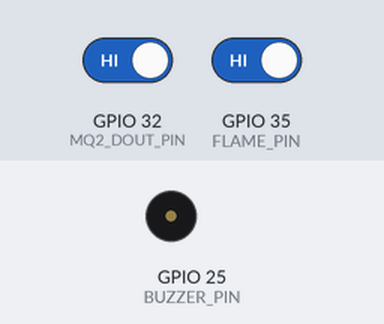
Bench run of a sketch on a simulated ESP32. Parts: buzzer (waves = sounding). Inputs (shaded band) come from the test bench; at power-on: GPIO 32 (MQ2_DOUT_PIN) HIGH, GPIO 35 (FLAME_PIN) HIGH. WiFi joins after 1.5 s; servers stay silent unless stated; what the sketch prints to the serial monitor is not drawn.

Above: at 3.0 s.
3.1 s: GPIO 32 (MQ2_DOUT_PIN) driven LOW
At 5.2 s:
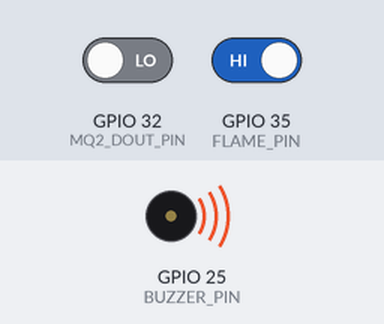
6.3 s: GPIO 35 (FLAME_PIN) driven LOW
12.3 s: GPIO 32 (MQ2_DOUT_PIN) driven HIGH
Timing chart, 0 to 15.3 s (numbered marks = the images above; inputs shaded):
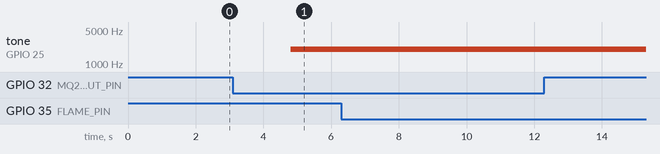

Measured:
- after the input at 3.1 s, tone on GPIO 25 (BUZZER_PIN): silent → 2000 Hz after 1.7 s
- after the input at 6.3 s, every drawn part: stays the same
- after the input at 12.3 s, every drawn part: stays the same

The sketch:

source.ino
```cpp
#define BLYNK_TEMPLATE_ID "TMPL6bmyGxX23"
#define BLYNK_TEMPLATE_NAME "GAS or FLAME ALERT"
#define BLYNK_AUTH_TOKEN "62mYXw7G0DwHZ1cHMcKSvUAbWizUfhs7"

#include <WiFi.h>
#include <BlynkSimpleEsp32.h>

char ssid[] = "STARK-INDUSTRIES";
char pass[] = "friday85";

#define MQ2_DOUT_PIN 32 //gas sensor pin
#define FLAME_PIN 35 // flame sensor pin
#define BUZZER_PIN 25  // Buzzer + pin

BlynkTimer timer;
unsigned long lastGasAlert = 0;
unsigned long lastFlameAlert = 0;
const unsigned long alertCooldown = 7000; //alert cooldown time

void playAlarm() {
  tone(BUZZER_PIN, 2000); // Start tone at 2kHz
}

void stopAlarm() {
  noTone(BUZZER_PIN);     // Stop tone
}

void checkSensors() {
  int flameValue = digitalRead(FLAME_PIN);
  int gasValue = digitalRead(MQ2_DOUT_PIN);
  bool gasDetected = (gasValue == LOW);    // LOW means gas detected
  bool flameDetected = (flameValue == LOW); // LOW means flame detected

  // INVERTED LOGIC: LOW = Gas Detected, HIGH = No Gas
  if (gasValue == LOW) {  // Changed from HIGH to LOW
    if (millis() - lastGasAlert > alertCooldown) {
      Blynk.logEvent("gas_alert", "⚠️ Gas Detected!");
      lastGasAlert = millis();
    }
    Serial.println("🚨 GAS DETECTED!");
  } else {
    Serial.println("✅ No Gas Detected");
  }

  // Fire Detection: LOW = Flame Detected (this stays the same)
  if (flameValue == LOW) {
    if (millis() - lastFlameAlert > alertCooldown) {
      Blynk.logEvent("fire_alert", "🔥 Fire Detected!");
      lastFlameAlert = millis();
    }
    Serial.println("🔥 FLAME DETECTED!");
  } else {
    Serial.println("✅ No Flame Detected");
  }

  // Buzzer control for passive buzzer
  if (gasDetected || flameDetected) {
    playAlarm();
  } else {
    stopAlarm();
  }

  Serial.println("---");
}

void setup() {
  Serial.begin(115200);

  pinMode(MQ2_DOUT_PIN, INPUT);
  pinMode(FLAME_PIN, INPUT);
  pinMode(BUZZER_PIN, OUTPUT);
  digitalWrite(BUZZER_PIN, LOW); // Buzzer off at start

  Serial.println("Gas & Flame Detection System Ready!");
  Serial.println("Using INVERTED logic for MQ2 sensor");

  Blynk.begin(BLYNK_AUTH_TOKEN, ssid, pass);
  timer.setInterval(3000L, checkSensors);
}

void loop() {
  Blynk.run();
  timer.run();
}
```
